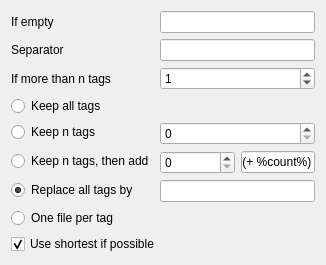
      <widget class="QWidget" name="pageSaveCopyrights">
       <layout class="QFormLayout" name="formLayout_5">
        <item row="0" column="0">
         <widget class="QLabel" name="label_17">
          <property name="text">
           <string>If empty</string>
          </property>
         </widget>
        </item>
        <item row="0" column="1">
         <widget class="QLineEdit" name="lineCopyrightsIfNone">
          <property name="text">
           <string/>
          </property>
         </widget>
        </item>
        <item row="1" column="0">
         <widget class="QLabel" name="label_20">
          <property name="text">
           <string>Separator</string>
          </property>
         </widget>
        </item>
        <item row="1" column="1">
         <widget class="QLineEdit" name="lineCopyrightsSeparator">
          <property name="text">
           <string/>
          </property>
         </widget>
        </item>
        <item row="2" column="0">
         <widget class="QLabel" name="label_70">
          <property name="text">
           <string>If more than n tags</string>
          </property>
         </widget>
        </item>
        <item row="2" column="1">
         <widget class="QSpinBox" name="spinCopyrightsMoreThanN">
          <property name="maximum">
           <number>100</number>
          </property>
          <property name="value">
           <number>1</number>
          </property>
         </widget>
        </item>
        <item row="4" column="0">
         <widget class="QRadioButton" name="radioCopyrightsKeepN">
          <property name="text">
           <string>Keep n tags</string>
          </property>
         </widget>
        </item>
        <item row="4" column="1">
         <widget class="QSpinBox" name="spinCopyrightsKeepN"/>
        </item>
        <item row="5" column="0">
         <widget class="QRadioButton" name="radioCopyrightsKeepNThenAdd">
          <property name="text">
           <string>Keep n tags, then add</string>
          </property>
         </widget>
        </item>
        <item row="5" column="1">
         <layout class="QHBoxLayout" name="horizontalLayout_19" stretch="1,1">
          <item>
           <widget class="QSpinBox" name="spinCopyrightsKeepNThenAdd"/>
          </item>
          <item>
           <widget class="QLineEdit" name="lineCopyrightsKeepNThenAdd">
            <property name="text">
             <string notr="true"> (+ %count%)</string>
            </property>
           </widget>
          </item>
         </layout>
        </item>
        <item row="6" column="0">
         <widget class="QRadioButton" name="radioCopyrightsReplaceAll">
          <property name="text">
           <string>Replace all tags by</string>
          </property>
          <property name="checked">
           <bool>true</bool>
          </property>
         </widget>
        </item>
        <item row="6" column="1">
         <widget class="QLineEdit" name="lineCopyrightsReplaceAll">
          <property name="text">
           <string/>
          </property>
         </widget>
        </item>
        <item row="8" column="0" colspan="2">
         <widget class="QCheckBox" name="checkCopyrightsUseShorter">
          <property name="text">
           <string>Use shortest if possible</string>
          </property>
          <property name="checked">
           <bool>true</bool>
          </property>
         </widget>
        </item>
        <item row="3" column="0">
         <widget class="QRadioButton" name="radioCopyrightsKeepAll">
          <property name="text">
           <string>Keep all tags</string>
          </property>
         </widget>
        </item>
        <item row="7" column="0">
         <widget class="QRadioButton" name="radioCopyrightsMultiple">
          <property name="text">
           <string>One file per tag</string>
          </property>
         </widget>
        </item>
       </layout>
      </widget>
